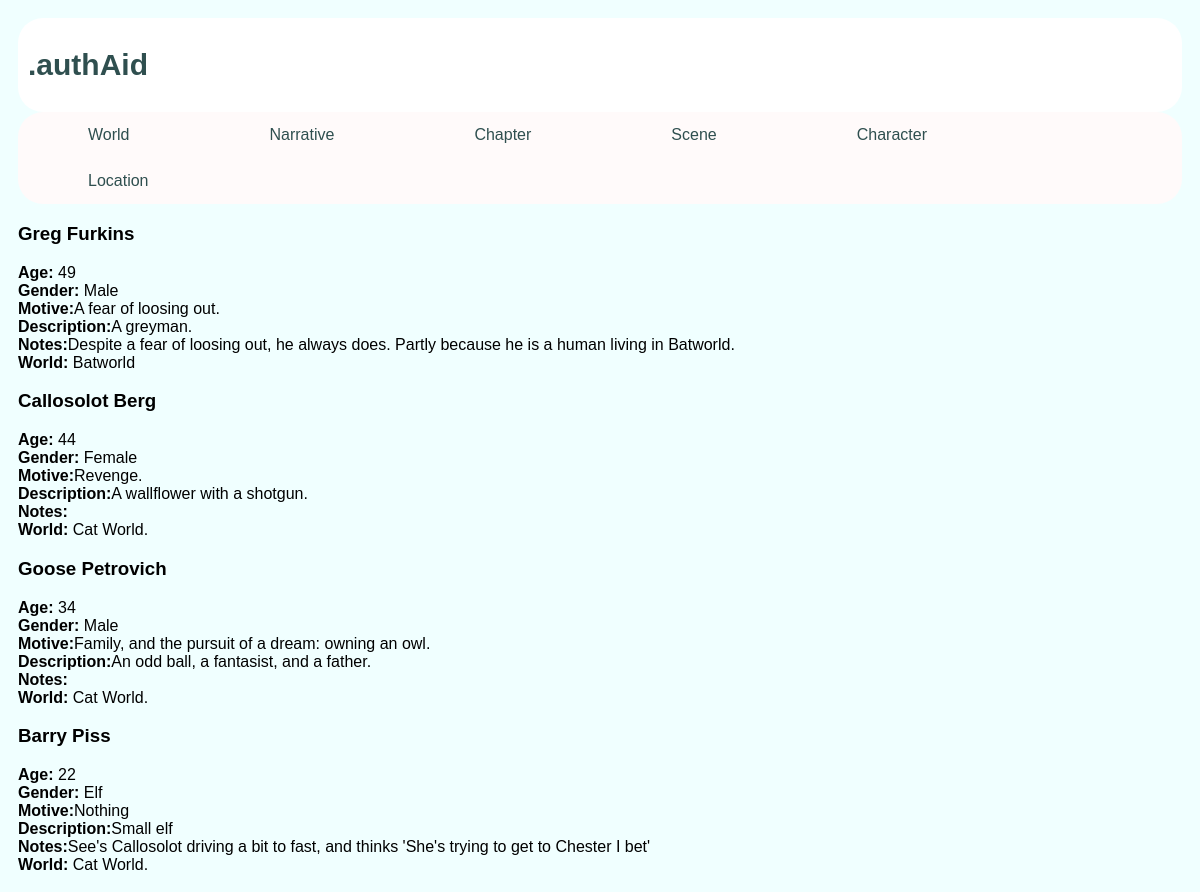
Screenshot of /author/character/ with the database file from the repository.
### author/models.py (models this page shows, shortened)
class Character(models.Model):
    name = models.CharField(max_length=name_length, default='',blank=True)
    surname = models.CharField(max_length=name_length, default='',blank=True)
    description = models.CharField(max_length=description_length, default='',blank=True)
    notes = notes_all
    age = models.IntegerField(default=0)
    gender = models.CharField(max_length=30, default='',blank=True)
    motive = models.CharField(max_length=50, default='',blank=True)
    world = models.ForeignKey(World, on_delete=models.CASCADE, null=True,blank=True)
    scenes = models.ManyToManyField(Scene,blank=True)
    chapters = models.ManyToManyField(Chapter,blank=True)
    acquaintances = models.ManyToManyField('self',related_name='persons_known',blank=True)

class Location(models.Model):
    name = models.CharField(max_length=name_length, default='',blank=True)
    description = models.CharField(max_length=description_length, default='',blank=True)
    notes = notes_all
    world = models.ForeignKey(World, on_delete=models.CASCADE, null=True,blank=True)
    scenes = models.ManyToManyField(Scene,blank=True)
    chapters = models.ManyToManyField(Chapter,blank=True)

class World(models.Model):
    name = models.CharField(max_length=name_length, default='',blank=True)
    description = models.CharField(max_length=description_length, default='',blank=True)
    notes = notes_all
    def __str__(self):
        return self.name

### author/views.py (the view)
# urls.py: path('character/',views.CharacterView.as_view(), name='character'),
class CharacterView(ListView):
    template_name = 'author/character.html'
    context_object_name = 'character_list'
    def get_queryset(self):
        return Character.objects.all().order_by('world')

### author/templates/author/character.html (shortened to what this page needs)
<!DOCTYPE html>
<html lang="en">
<head>
</head>
<body>
{% extends "author/base.html" %}
{%block content%}
    {% if character_list %}
        {% for character in character_list %}
             <h3>{{character.name}} {{character.surname}} </h3>
            <b>Age: </b>{{character.age}}<br>
            <b>Gender: </b>{{character.gender}}<br>
            <b>Motive:</b>{{character.motive}}<br>
            <b>Description:</b>{{character.description}}<br>
            <b>Notes:</b>{{character.notes}}<br>
            <b>World: </b>{{character.world}}<br>
        {% endfor %}
    {% endif %}
{%endblock%}

### author/static/author/style.css (style rules this page uses)
* { box-sizing: border-box; border-radius: 25px }
body { font-family: arial; padding:10px; background: Azure; }

### rows the page displays
Character: name "Greg", surname "Furkins", age "49", gender "Male", motive "A fear of loosing out.", description "A greyman.", notes "Despite a fear of loosing out, he always does. Partly because he is a human living in Batworld.", world "Batworld"
Character: name "Callosolot", surname "Berg", age "44", gender "Female", motive "Revenge.", description "A wallflower with a shotgun.", world "Cat World."
Character: name "Goose", surname "Petrovich", age "34", gender "Male", motive "Family, and the pursuit of a dream: owning an owl.", description "An odd ball, a fantasist, and a father.", world "Cat World."
Character: name "Barry", surname "Piss", age "22", gender "Elf", motive "Nothing", description "Small elf", notes "See's Callosolot driving a bit to fast, and thinks 'She's trying to get to Chester I bet'", world "Cat World."
